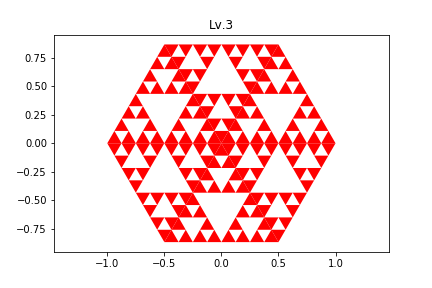

This chart was generated by the following Python code:
get_ipython().magic(u'matplotlib inline')
import numpy as np
import matplotlib.pylab as plt

def gasket(pa, pb, pc, level):
    if level == 0: 
        plt.fill([pa[0], pb[0], pc[0]], [pa[1], pb[1], pc[1]], 'r') 
        plt.hold(True)
    else:
        gasket(pa, (pa + pb) / 2., (pa + pc) / 2., level - 1) 
        gasket(pb, (pb + pa) / 2., (pb + pc) / 2., level - 1) 
        gasket(pc, (pc + pa) / 2., (pc + pb) / 2., level - 1)
        
a = np.array([-0.5 , np.sqrt(3)/2.])
b = np.array([0.5 , np.sqrt(3)/2.])
c = np.array([1.0,0])
d = np.array([0.5,-(np.sqrt(3)/2.)])
e = np.array([-0.5,-(np.sqrt(3)/2.)])
f = np.array([-1,0])
o = np.array([0,0])
level = 3
gasket(o, a, b, level)
gasket(o, b, c, level)
gasket(o, c, d, level)
gasket(o, d, e, level)
gasket(o, e, f, level)
gasket(o, f, a, level)
plt.hold(False)
plt.title("Lv.3")
plt.axis('equal')
